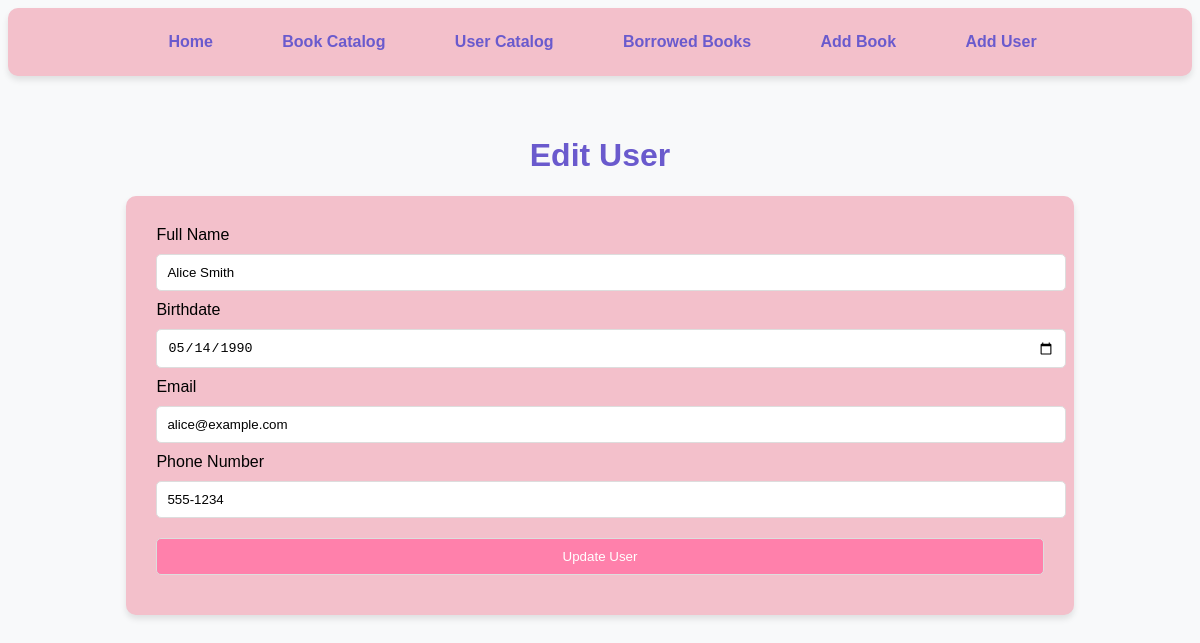
Page /edit_user/1 on the earlier database version.
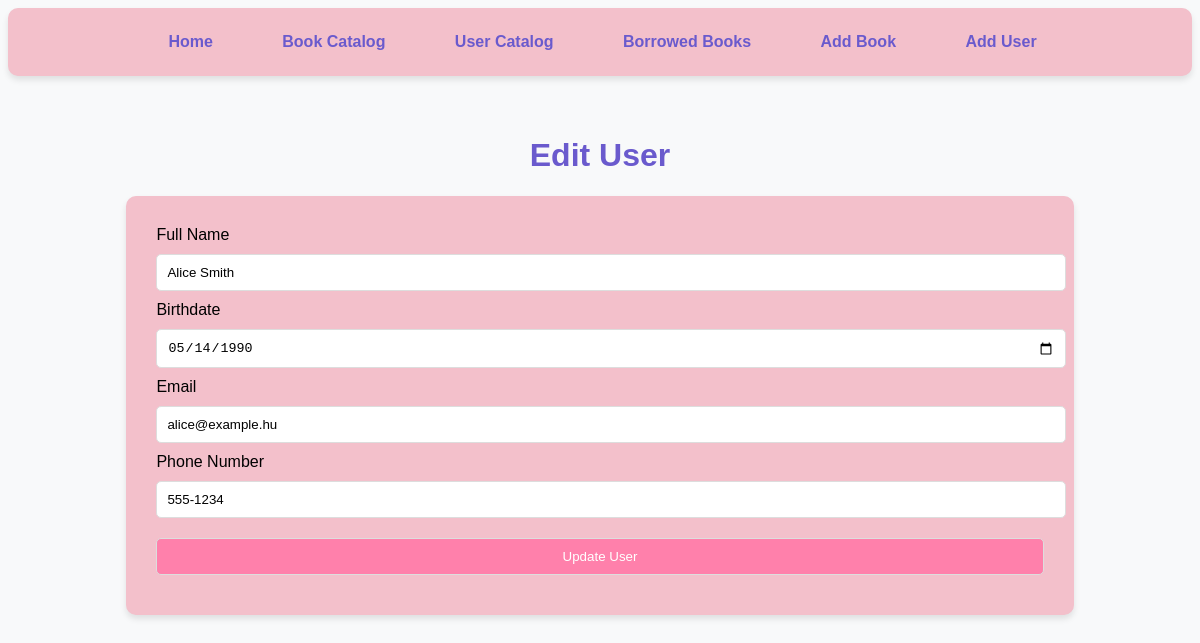
Same page on the later database version.
### app/models.py (models this page shows, shortened)
class User(db.Model):
    id = db.Column(db.Integer, primary_key=True)
    name = db.Column(db.String(100), nullable=False)
    email = db.Column(db.String(100), nullable=False)
    phone_number = db.Column(db.String(20), nullable=True)
    birthdate = db.Column(db.Date, nullable=True)
    borrowed_books = relationship('Borrow', backref='user', cascade='all, delete-orphan')

### app/routes.py (the view, shortened to what this page needs)
@main.route('/edit_user/<int:user_id>', methods=['GET', 'POST'])
def edit_user(user_id):
    user = User.query.get_or_404(user_id)
    form = UserForm(obj=user)
    return render_template('edit_user.html', form=form, user=user)

### app/forms.py
class UserForm(FlaskForm):
    name = StringField('Full Name', validators=[DataRequired()])
    email = StringField('Email', validators=[DataRequired(), Email()])
    phone_number = StringField('Phone Number', validators=[DataRequired()])
    birthdate = DateField('Birthdate', validators=[DataRequired()], format='%Y-%m-%d')
    submit = SubmitField('Save User')

### app/templates/edit_user.html (shortened to what this page needs)
<!DOCTYPE html>
<html lang="en">
<head>
</head>
<body>
<nav>
    <a href="{{ url_for('main.home') }}"> Home</a>
    <a href="{{ url_for('main.catalog') }}"> Book Catalog</a>
    <a href="{{ url_for('main.users') }}"> User Catalog</a>
    <a href="{{ url_for('main.borrowed_books') }}"> Borrowed Books</a>
    <a href="{{ url_for('main.add_book') }}"> Add Book</a>
    <a href="{{ url_for('main.add_user') }}"> Add User</a>
</nav>
<div class="container">
    <h1>Edit User</h1>
    <div class="form-container">
        <form method="POST">
            {{ form.name.label }} {{ form.name() }}<br>
            {{ form.birthdate.label }} {{ form.birthdate() }}<br>
            {{ form.email.label }} {{ form.email() }}<br>
            {{ form.phone_number.label }} {{ form.phone_number() }}<br>
            <button type="submit">Update User</button>
        </form>
    </div>
</div>
</body>
</html>

Differences in the rows shown:
changed User "Alice Smith": email "alice@example.com" → "alice@example.hu"
